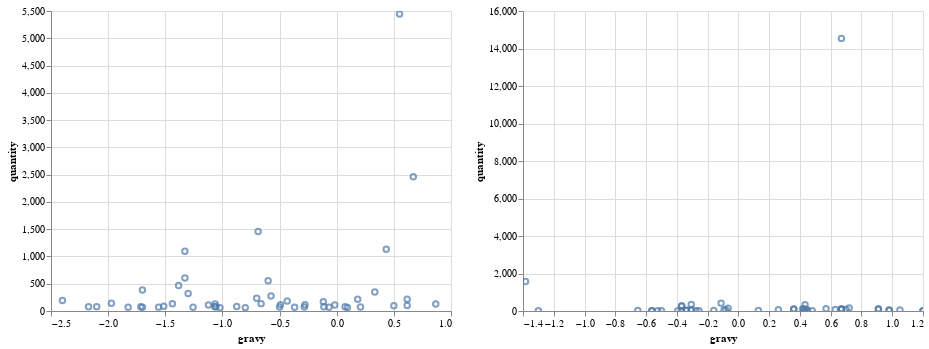

The notebook cell saved with this chart:
### Code cell
ci = alt.Chart(i).mark_point().encode(
x = 'gravy',
y = 'quantity').interactive()

cf = alt.Chart(f).mark_point().encode(
x = 'gravy',
y = 'quantity').interactive()

ci | cf
